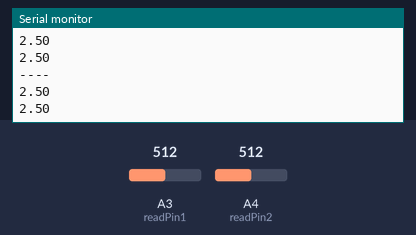
A sketch run on a simulated Arduino Uno, built with avr-gcc and run on an emulated ATmega328P. On the bench: the last lines printed to the serial monitor. The test bench sets the inputs (shaded band); at power-on: A3 (readPin1) = 512, A4 (readPin2) = 512.

Above: at 1.8 s.
1.9 s: A3 (readPin1) set to 716
At 2.4 s:
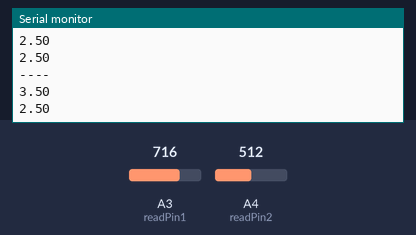
3.4 s: A4 (readPin2) set to 306
At 4.7 s:
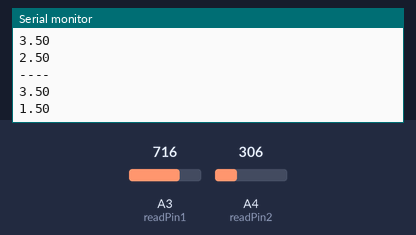
4.9 s: A3 (readPin1) set to 900
At 5.8 s:
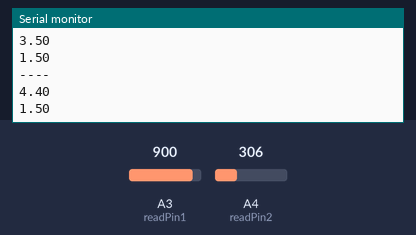
6.4 s: A4 (readPin2) set to 122
At 7.6 s:
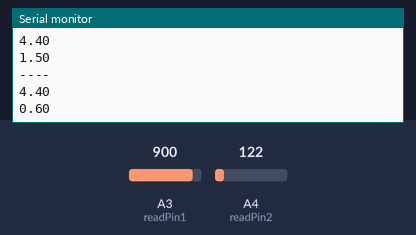
Timing chart, 0 to 8.9 s (numbered marks = the images above; inputs shaded):
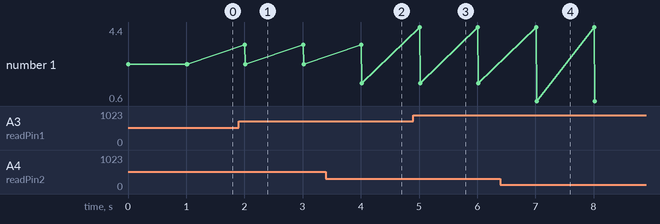

Measured:
- after the input at 1.9 s, the serial monitor: prints a new line after 0.11 s (image 1)
- after the input at 3.4 s, the serial monitor: prints a new line after 0.62 s (image 2)
- after the input at 4.9 s, the serial monitor: prints a new line after 0.11 s (image 3)
- after the input at 6.4 s, the serial monitor: prints a new line after 0.62 s (image 4)
- plotted number 1: 2.5 → 1.5 after the input at 3.4 s, 1.5 → 0.6 after the input at 6.4 s

The sketch:

4_readVoltage.ino
```cpp
int readPin1=A3;
int readVoltage1=0;
float outputVoltage1=0.;
int readPin2=A4;
int readVoltage2=0;
float outputVoltage2=0.;
void setup() {
  Serial.begin(9600);
  // put your setup code here, to run once:
 pinMode(readPin1,INPUT);
 pinMode(readPin2,INPUT);
}

void loop() {
  // put your m9ain code here, to run repeatedly:
  readVoltage1=analogRead(readPin1);
  outputVoltage1= (5./1023.)*readVoltage1;
  Serial.println(outputVoltage1);

    readVoltage2=analogRead(readPin2);
    outputVoltage2= (5./1023.)*readVoltage2;
  Serial.println(outputVoltage2);
  delay(1000);
  Serial.println("----");
}
```
